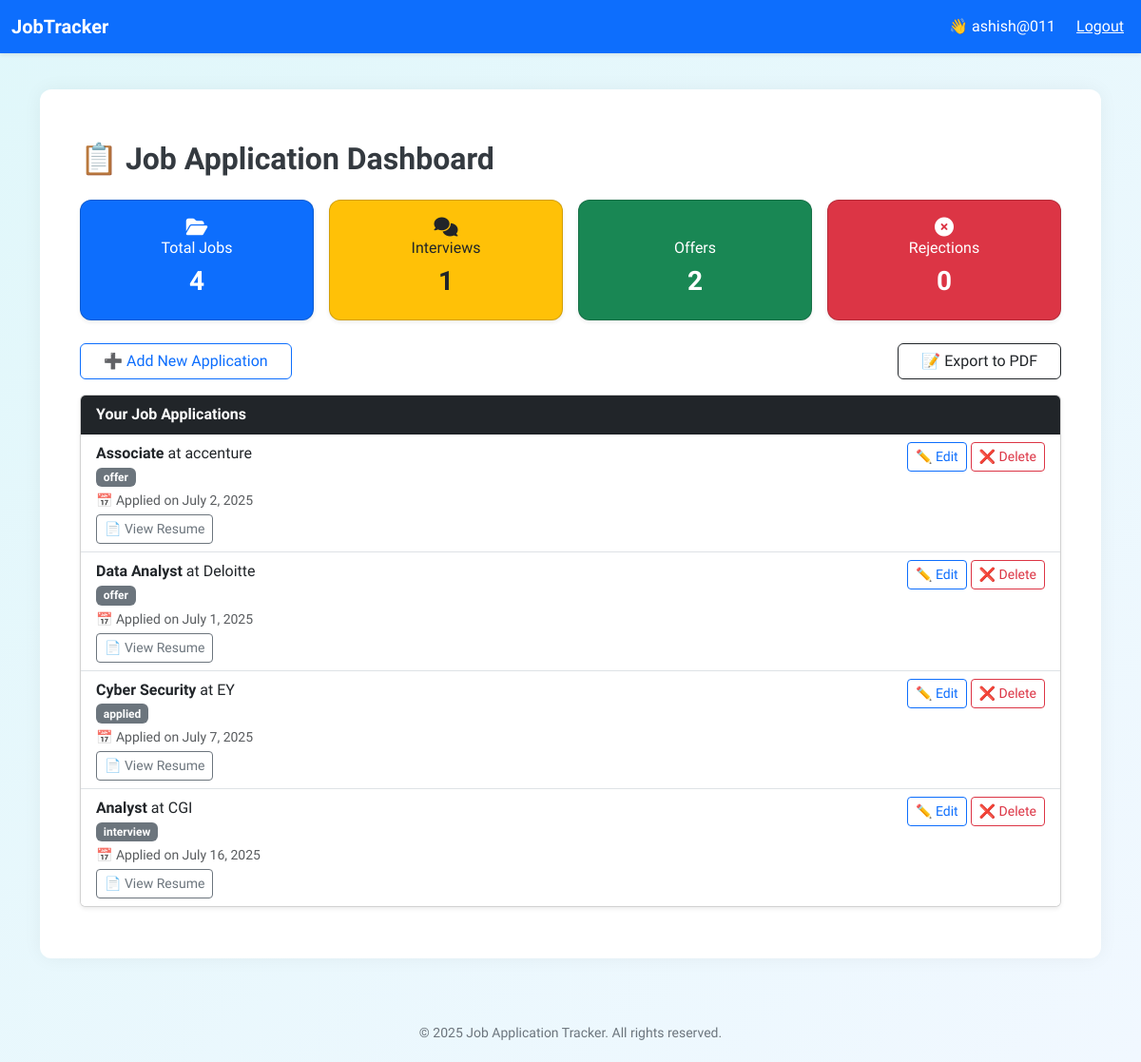
The app's page / (signed in) with its own data.
### jobapp/models.py (models this page shows, shortened)
class JobApplication(models.Model):
    STATUS_CHOICES = [
        ('applied', 'Applied'),
        ('interview', 'Interview'),
        ('offer', 'Offer'),
        ('rejected', 'Rejected'),
    ]
    user = models.ForeignKey(User, on_delete=models.CASCADE)
    job_title = models.CharField(max_length=100)
    company_name = models.CharField(max_length=100)
    location = models.CharField(max_length=100)
    date_applied = models.DateField()
    status = models.CharField(max_length=10, choices=STATUS_CHOICES)
    resume_sent = models.BooleanField(default=False)
    notes = models.TextField(blank=True)
    resume_file = models.FileField(upload_to='resumes/', blank=True, null=True)

### jobapp/views.py (the view)
# urls.py: path('', include('jobapp.urls')),  # dashboard, add, edit, signup, export, etc.
@login_required
def dashboard(request):
    jobs = JobApplication.objects.filter(user=request.user)
    stats = {
        'total': jobs.count(),
        'applied': jobs.filter(status='applied').count(),
        'interviews': jobs.filter(status='interview').count(),
        'offers': jobs.filter(status='offer').count(),
        'rejections': jobs.filter(status='rejected').count(),
    }
    return render(request, 'dashboard.html', {
        'jobs': jobs,
        **stats,
    })

### job_tracker/context_processors.py (called while the page is built)
def current_year(request):
    return {
        'year': datetime.now().year
    }

### templates/dashboard.html (shortened to what this page needs)
{% extends 'base.html' %}
{% block content %}
<div class="container my-4">
  <h2 class="mb-4 section-title">📋 Job Application Dashboard</h2>
  <div class="row g-3 mb-4">
    <div class="col-6 col-md-3">
      <div class="card text-white bg-primary stat-card shadow-sm">
        <div class="card-body text-center">
          <div><i class="fas fa-folder-open fa-lg mb-2"></i></div>
          <h6>Total Jobs</h6>
          <h3 class="fw-bold">{{ total }}</h3>
        </div>
      </div>
    </div>
    <div class="col-6 col-md-3">
      <div class="card bg-warning text-dark stat-card shadow-sm">
        <div class="card-body text-center">
          <div><i class="fas fa-comments fa-lg mb-2"></i></div>
          <h6>Interviews</h6>
          <h3 class="fw-bold">{{ interviews }}</h3>
        </div>
      </div>
    </div>
    <div class="col-6 col-md-3">
      <div class="card bg-success text-white stat-card shadow-sm">
        <div class="card-body text-center">
          <div></div>
          <h6>Offers</h6>
          <h3 class="fw-bold">{{ offers }}</h3>
        </div>
      </div>
    </div>
    <div class="col-6 col-md-3">
      <div class="card bg-danger text-white stat-card shadow-sm">
        <div class="card-body text-center">
          <div><i class="fas fa-times-circle fa-lg mb-2"></i></div>
          <h6>Rejections</h6>
          <h3 class="fw-bold">{{ rejections }}</h3>
        </div>
      </div>
    </div>
  </div>
  <div class="d-flex justify-content-between align-items-center mb-3 flex-wrap gap-2">
    <a href="{% url 'add_job' %}" class="btn btn-outline-primary px-4">
      ➕ Add New Application
    </a>
    <a href="{% url 'export_jobs_pdf' %}" class="btn btn-outline-dark px-4">
      📝 Export to PDF
    </a>
  </div>
  <div class="card shadow-sm job-list">
    <div class="card-header bg-dark text-white">
      <strong>Your Job Applications</strong>
    </div>
    <ul class="list-group list-group-flush">
      {% for job in jobs %}
        <li class="list-group-item">
          <div class="d-flex justify-content-between align-items-start flex-wrap gap-2">
            <div>
              <strong>{{ job.job_title }}</strong> at {{ job.company_name }}
              <br>
              {% if job.status %}
                <span class="badge bg-secondary mb-1">{{ job.status }}</span>
              {% endif %}
              <small class="text-muted d-block">📅 Applied on {{ job.date_applied }}</small>
              {% if job.resume_file %}
                <a href="{{ job.resume_file.url }}" class="btn btn-sm btn-outline-secondary mt-1" target="_blank">
                  📄 View Resume
                </a>
              {% endif %}
            </div>
            <div class="text-end">
              <a href="{% url 'edit_job' job.id %}" class="btn btn-sm btn-outline-primary mb-1">
                ✏️ Edit
              </a>
              <a href="{% url 'delete_job' job.id %}" class="btn btn-sm btn-outline-danger mb-1">
                ❌ Delete
              </a>
            </div>
          </div>
        </li>
      {% empty %}
        <li class="list-group-item text-center text-muted">
          No job applications found.
        </li>
      {% endfor %}
    </ul>
  </div>
</div>
<link rel="stylesheet" href="https://cdnjs.cloudflare.com/ajax/libs/font-awesome/6.5.0/css/all.min.css">
{% endblock %}

### templates/base.html (shortened to what this page needs)
<!DOCTYPE html>
<html lang="en">
<head>
  <link href="https://cdn.jsdelivr.net/npm/bootstrap@5.3.0/dist/css/bootstrap.min.css" rel="stylesheet">
</head>
<body>
  {% if user.is_authenticated %}
  <nav class="navbar navbar-expand-lg navbar-dark bg-primary fixed-top shadow-sm">
    <div class="container-fluid">
      <a class="navbar-brand" href="{% url 'dashboard' %}">JobTracker</a>
      <div class="d-flex align-items-center ms-auto">
        <span class="text-white me-3">
          👋 {{ user.username }}
        </span>
        <form method="post" action="{% url 'logout' %}" class="d-inline">
          <button type="submit" class="logout-btn">Logout</button>
        </form>
      </div>
    </div>
  </nav>
  {% endif %}
  <div class="container">
    <div class="app-container mt-4">
      {% block content %}{% endblock %}
    </div>
  </div>
  <footer class="mt-5">
  &copy; {{ year }} Job Application Tracker. All rights reserved.
  </footer>
</body>
</html>

### templates/base.html (style rules this page uses)
body { background: linear-gradient(135deg, #f5f7fa, #c3cfe2); font-family: 'Segoe UI', sans-serif; margin: 0; padding-top: 70px; }
.navbar-brand { font-weight: bold; }
.app-container { background-color: #ffffff; padding: 30px; border-radius: 12px; box-shadow: 0 0 20px rgba(0, 0, 0, 0.05); }
.logout-btn { color: #fff; background: none; border: none; text-decoration: underline; cursor: pointer; font-size: 16px; }
footer { font-size: 14px; padding: 20px 0; text-align: center; color: #6c757d; }

### templates/dashboard.html (style rules this page uses)
body { background: linear-gradient(to bottom right, #e0f7fa, #f1f8ff); font-family: 'Segoe UI', sans-serif; }
.stat-card { border-radius: 12px; transition: 0.3s ease; }
.job-list .list-group-item { transition: 0.3s ease; }
.section-title { color: #343a40; font-weight: 600; }

### records on screen
JobApplication: job_title "Associate", company_name "accenture", status "offer", date_applied "July 2, 2025"
JobApplication: job_title "Data Analyst", company_name "Deloitte", status "offer", date_applied "July 1, 2025"
JobApplication: job_title "Cyber Security", company_name "EY", status "applied", date_applied "July 7, 2025"
JobApplication: job_title "Analyst", company_name "CGI", status "interview", date_applied "July 16, 2025"

### other values on screen
{{ user.username }} "ashish@011"
{{ total }} "4"
{{ interviews }} "1"
{{ offers }} "2"
{{ rejections }} "0"
